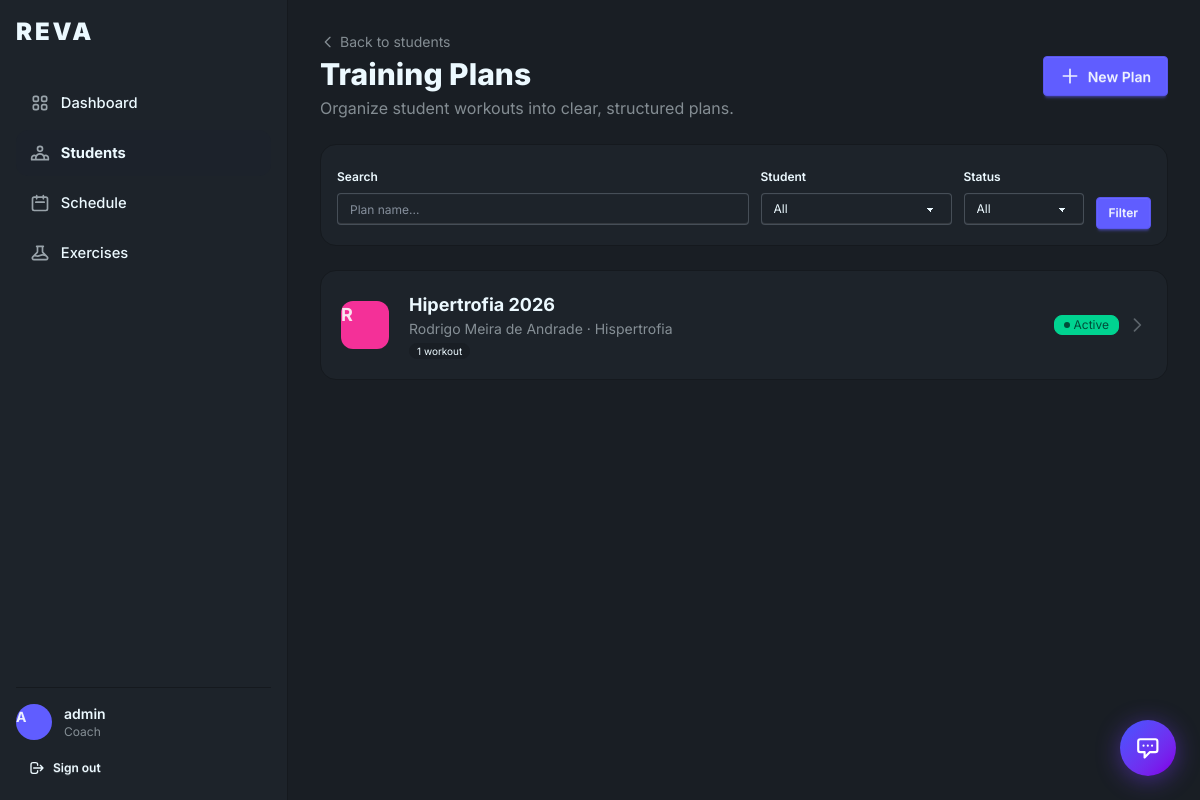
Screenshot of /workouts/plans/ (signed in) with the database file from the repository.
### workouts/models.py (models this page shows, shortened)
class TrainingPlan(models.Model):
	athlete = models.ForeignKey(Athlete, on_delete=models.CASCADE, related_name="training_plans")
	name = models.CharField("Nome do plano", max_length=150)
	objective = models.CharField("Objetivo", max_length=300, blank=True)
	origin = models.CharField(max_length=30, choices=PlanOrigin.choices, default=PlanOrigin.TRAINER_PRESCRIBED)
	is_active = models.BooleanField("Ativo", default=True)
	created_by = models.ForeignKey(
		settings.AUTH_USER_MODEL,
		on_delete=models.CASCADE,
		related_name="created_plans",
	)
	created_at = models.DateTimeField(auto_now_add=True)
	updated_at = models.DateTimeField(auto_now=True)
	class Meta:
		ordering = ["-updated_at"]

### athletes/models.py (models this page shows, shortened)
class Athlete(models.Model):
	user = models.OneToOneField(settings.AUTH_USER_MODEL, on_delete=models.CASCADE, related_name="athlete_profile")
	trainer = models.ForeignKey(
		settings.AUTH_USER_MODEL,
		on_delete=models.SET_NULL,
		related_name="athletes",
		null=True,
		blank=True,
	)
	relationship_status = models.CharField(
		max_length=20,
		choices=StudentRelationshipStatus.choices,
		default=StudentRelationshipStatus.INDEPENDENT,
	)
	notes = models.TextField(blank=True)
	allow_student_load_updates = models.BooleanField(
		default=False,
		verbose_name="Permitir atualizacao de carga pelo aluno",
		help_text="Quando ativo, o aluno pode registrar a propria evolucao de carga nos treinos.",
	)
	relationship_started_at = models.DateTimeField(null=True, blank=True)
	relationship_ended_at = models.DateTimeField(null=True, blank=True)
	created_at = models.DateTimeField(auto_now_add=True)

### accounts/models.py (models this page shows, shortened)
class User(AbstractUser):
	role = models.CharField(max_length=20, choices=UserRole.choices, default=UserRole.STUDENT)
	@property
	def is_trainer(self):
		return self.role == UserRole.TRAINER

### workouts/views.py (the view)
# urls.py: path("plans/", TrainingPlanListView.as_view(), name="plan-list"),
class TrainingPlanListView(LoginRequiredMixin, TrainerRequiredMixin, ListView):
	model = TrainingPlan
	template_name = "workouts/plan_list.html"
	context_object_name = "plans"
	paginate_by = 12
	def get_queryset(self):
		qs = _trainer_plan_queryset(self.request.user).select_related("athlete__user").prefetch_related("workouts").order_by("-updated_at")
		athlete_pk = _selected_student_pk(self.request)
		status = _selected_status(self.request)
		q = self.request.GET.get("q", "").strip()
		if athlete_pk:
			qs = qs.filter(athlete__pk=athlete_pk)
		if status == "active":
			qs = qs.filter(is_active=True)
		elif status == "inactive":
			qs = qs.filter(is_active=False)
		if q:
			qs = qs.filter(name__icontains=q)
		return qs
	def get_context_data(self, **kwargs):
		ctx = super().get_context_data(**kwargs)
		ctx["athletes"] = Athlete.objects.filter(
			trainer=self.request.user,
			relationship_status=StudentRelationshipStatus.ACTIVE,
		).select_related("user")
		ctx["selected_athlete"] = _selected_student_pk(self.request) or ""
		ctx["selected_status"] = _selected_status(self.request)
		ctx["search_query"] = self.request.GET.get("q", "")
		return ctx

### core/mixins.py (called while the page is built)
    def test_func(self):
        return self.request.user.is_authenticated and self.request.user.is_trainer

### workouts/views.py (called while the page is built)
def _selected_student_pk(request):
	return request.GET.get("student") or request.GET.get("aluno")

def _selected_status(request):
	status = (request.GET.get("status") or "").strip().lower()
	if status in {"active", "ativo"}:
		return "active"
	if status in {"inactive", "inativo"}:
		return "inactive"
	return ""

def _trainer_plan_queryset(user):
	return TrainingPlan.objects.filter(
		created_by=user,
		athlete__trainer=user,
		athlete__relationship_status=StudentRelationshipStatus.ACTIVE,
	)

### templates/workouts/plan_list.html (shortened to what this page needs)
{% extends 'base.html' %}
{% block screen_id %}plan-list{% endblock %}
{% block nav_students %}active{% endblock %}
{% block content %}
<div class="mb-6 flex flex-col sm:flex-row sm:items-center sm:justify-between gap-3">
  <div>
    <a href="{% url 'student-list' %}" class="text-sm opacity-50 hover:opacity-80 transition inline-flex items-center gap-1 mb-1">
      <svg class="w-4 h-4" fill="none" viewBox="0 0 24 24" stroke="currentColor"><path stroke-linecap="round" stroke-linejoin="round" stroke-width="2" d="M15 19l-7-7 7-7"/></svg>
      Back to students
    </a>
    <h1 class="text-2xl sm:text-3xl font-extrabold">Training Plans</h1>
    <p class="opacity-50 mt-1 text-sm sm:text-base">Organize student workouts into clear, structured plans.</p>
  </div>
  <a class="btn btn-primary gap-2" href="{% url 'plan-create' %}">
    <svg class="w-5 h-5" fill="none" viewBox="0 0 24 24" stroke="currentColor"><path stroke-linecap="round" stroke-linejoin="round" stroke-width="2" d="M12 4v16m8-8H4"/></svg>
    New Plan
  </a>
</div>
<form method="get" class="bg-base-100 rounded-2xl border border-base-300 p-4 mb-6">
  <div class="flex flex-col sm:flex-row sm:flex-wrap gap-3 sm:items-end">
    <fieldset class="fieldset flex-1 sm:min-w-[180px]">
      <legend class="fieldset-legend text-xs">Search</legend>
      <input class="input input-sm w-full" type="text" name="q" value="{{ search_query }}" placeholder="Plan name...">
    </fieldset>
    <fieldset class="fieldset sm:min-w-[160px]">
      <legend class="fieldset-legend text-xs">Student</legend>
      <select class="select select-sm w-full" name="student">
        <option value="">All</option>
      </select>
    </fieldset>
    <fieldset class="fieldset sm:min-w-[120px]">
      <legend class="fieldset-legend text-xs">Status</legend>
      <select class="select select-sm w-full" name="status">
        <option value="">All</option>
      </select>
    </fieldset>
    <div class="flex gap-2">
      <button class="btn btn-primary btn-sm flex-1 sm:flex-none" type="submit">Filter</button>
    </div>
  </div>
</form>
<div class="grid gap-4">
  {% for plan in plans %}
    <div class="bg-base-100 rounded-2xl border border-base-300 p-4 sm:p-5 flex items-center gap-3 sm:gap-5 hover:border-primary transition group relative">
      <a href="{% url 'plan-detail' plan.pk %}" class="absolute inset-0 z-0 rounded-2xl" aria-label="Plan details"></a>
      <div class="avatar placeholder z-[1]">
        <div class="bg-secondary text-secondary-content w-10 sm:w-12 rounded-xl">
          <span class="text-base sm:text-lg font-bold">{{ plan.athlete.user.username|make_list|first|upper }}</span>
        </div>
      </div>
      <div class="flex-1 min-w-0 z-[1]">
        <p class="font-bold text-base sm:text-lg group-hover:text-primary transition truncate">{{ plan.name }}</p>
        <p class="text-xs sm:text-sm opacity-50">
          {{ plan.athlete.user.get_full_name|default:plan.athlete.user.username }}
          {% if plan.objective %} · {{ plan.objective|truncatechars:40 }}{% endif %}
        </p>
        <div class="flex gap-1.5 mt-1">
          <span class="badge badge-ghost badge-xs">{{ plan.workouts.count }} workout{{ plan.workouts.count|pluralize:"s" }}</span>
        </div>
      </div>
      <div class="flex items-center gap-2 z-[1] shrink-0">
        {% if plan.is_active %}
          <span class="badge badge-success badge-sm gap-1">
            <span class="w-1.5 h-1.5 rounded-full bg-success-content inline-block"></span>Active
          </span>
        {% else %}
          <span class="badge badge-ghost badge-sm">Inactive</span>
        {% endif %}
        <svg class="w-5 h-5 opacity-30 group-hover:opacity-70 transition" fill="none" viewBox="0 0 24 24" stroke="currentColor"><path stroke-linecap="round" stroke-linejoin="round" stroke-width="2" d="M9 5l7 7-7 7"/></svg>
      </div>
    </div>
  {% endfor %}
</div>
{% endblock %}

### templates/base.html (shortened to what this page needs)
<!doctype html>
<html lang="en" data-theme="dark">
<head>
  <link href="https://cdn.jsdelivr.net/npm/daisyui@5" rel="stylesheet" type="text/css" />
  <script src="https://cdn.jsdelivr.net/npm/@tailwindcss/browser@4"></script>
  {% if request.user.is_authenticated %}
  <link rel="stylesheet" href="/static/css/assistant.css">
  {% endif %}
</head>
<body class="bg-base-200 min-h-screen" data-screen-id="{% block screen_id %}default{% endblock %}">
  <div class="drawer lg:drawer-open">
    <div class="drawer-content flex flex-col min-h-screen">
      <main class="app-main flex-1 p-3 sm:p-4 lg:p-8">
        {% block content %}{% endblock %}
      </main>
    </div>
    <div class="drawer-side z-40">
      <aside class="flex flex-col w-72 bg-base-100 border-r border-base-300 p-4 min-h-screen">
        <a href="{% url 'landing' %}" class="text-2xl font-black tracking-wider mb-8 block" style="letter-spacing:.12em">REVA</a>
        <nav class="flex flex-col gap-1 flex-1">
          {% if request.user.is_authenticated %}
            {% if request.user.is_trainer %}
              <a href="{% url 'trainer-dashboard' %}" class="sidebar-link {% block nav_dashboard %}{% endblock %}">
                Dashboard
              </a>
              <a href="{% url 'student-list' %}" class="sidebar-link {% block nav_students %}{% endblock %}">
                Students
              </a>
              <a href="{% url 'schedule' %}" class="sidebar-link {% block nav_schedule %}{% endblock %}">
                <svg fill="none" viewBox="0 0 24 24" stroke="currentColor"><path stroke-linecap="round" stroke-linejoin="round" stroke-width="2" d="M8 7V3m8 4V3m-9 8h10M5 21h14a2 2 0 002-2V7a2 2 0 00-2-2H5a2 2 0 00-2 2v12a2 2 0 002 2z"/></svg>
                Schedule
              </a>
              <a href="{% url 'exercise-catalog-list' %}" class="sidebar-link {% block nav_exercises %}{% endblock %}">
                Exercises
              </a>
            {% endif %}
          {% endif %}
        </nav>
        {% if request.user.is_authenticated %}
        <div class="border-t border-base-300 pt-4 mt-4">
          <div class="flex items-center gap-3 mb-3">
            <div class="avatar placeholder">
              <div class="bg-primary text-primary-content w-9 rounded-full">
                <span class="text-sm font-bold">{{ request.user.username|make_list|first|upper }}</span>
              </div>
            </div>
            <div class="leading-tight">
              <p class="font-semibold text-sm">{{ request.user.get_full_name|default:request.user.username }}</p>
              <p class="text-xs opacity-50">{% if request.user.is_trainer %}Coach{% else %}Student{% endif %}</p>
            </div>
          </div>
          <form method="post" action="{% url 'logout' %}">
            <button type="submit" class="btn btn-ghost btn-sm btn-block justify-start gap-2">
              <svg class="w-4 h-4" fill="none" viewBox="0 0 24 24" stroke="currentColor"><path stroke-linecap="round" stroke-linejoin="round" stroke-width="2" d="M17 16l4-4m0 0l-4-4m4 4H7m6 4v1a3 3 0 01-3 3H6a3 3 0 01-3-3V7a3 3 0 013-3h4a3 3 0 013 3v1"/></svg>
              Sign out
            </button>
          </form>
        </div>
        {% endif %}
      </aside>
    </div>
  </div>
  {% if request.user.is_authenticated %}
  <button id="reva-fab" class="reva-fab" title="REVA Assistant (Ctrl+K)" aria-label="Open assistant">
    <svg class="reva-fab-icon-chat" fill="none" viewBox="0 0 24 24" stroke="currentColor">
      <path stroke-linecap="round" stroke-linejoin="round" stroke-width="2" d="M8 10h.01M12 10h.01M16 10h.01M9 16H5a2 2 0 01-2-2V6a2 2 0 012-2h14a2 2 0 012 2v8a2 2 0 01-2 2h-5l-5 5v-5z"/>
    </svg>
  </button>
  {% endif %}
</body>
</html>

### static/css/assistant.css (style rules this page uses)
.reva-fab { position: fixed; bottom: 1.5rem; right: 1.5rem; z-index: 9998; width: 3.5rem; height: 3.5rem; border-radius: 50%; background: linear-gradient(135deg, oklch(.55 .25 270), oklch(.50 .28 300)); color: #fff; border: none; cursor: pointer; display: flex; align-items: center; justify-content: center; box-shadow: 0 4px 24px rgba(120, 60, 255, .45), 0 0 0 0 rgba(120, 60, 255, .3); transition: transform .2s cubic-bezier(.4,0,.2,1), box-shadow .2s; animation: reva-fab-pulse 3s ease-in-out infinite; }
.reva-fab svg { width: 1.6rem; height: 1.6rem; transition: transform .3s; }

### templates/base.html (style rules this page uses)
body { font-family: 'Inter', system-ui, sans-serif; -webkit-tap-highlight-color: transparent; }
.sidebar-link { display:flex; align-items:center; gap:.65rem; padding:.75rem .9rem; border-radius:.75rem; font-weight:500; font-size:.92rem; color:inherit; text-decoration:none; transition:background .15s; min-height:44px; }
.sidebar-link:hover, .sidebar-link.active { background:oklch(.25 .02 260); }
.sidebar-link.active { font-weight:700; }
.sidebar-link svg { width:20px; height:20px; flex-shrink:0; opacity:.6; }
.app-main { padding-bottom:5.75rem; }
@media (min-width: 1024px) { .app-main { padding-bottom:2rem; } }

### rows the page displays
TrainingPlan: athlete.user.username|make_list "R", name "Hipertrofia 2026", athlete.user.get_full_name "Rodrigo Meira de Andrade", objective "Hispertrofia", workouts.count "1", is_active True (drawn)
User: user.username|make_list "A", user.get_full_name "admin"
